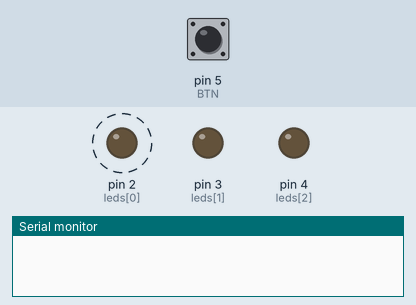
The sketch below on a simulated Arduino Uno, built with avr-gcc and run on an emulated ATmega328P. Shown: output pins drawn as LEDs (lit = HIGH), the last lines printed to the serial monitor. Dashed ring = blinking. Inputs (shaded band) come from the test bench; at power-on: pin 5 (BTN) LOW.

Above: at 0.8 s.
1.3 s: pin 5 (BTN) pulled HIGH for 0.15 s
At 1.55 s:
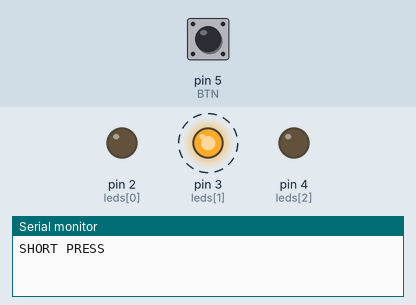
4.4 s: pin 5 (BTN) pulled HIGH for 0.15 s
At 5.06 s:
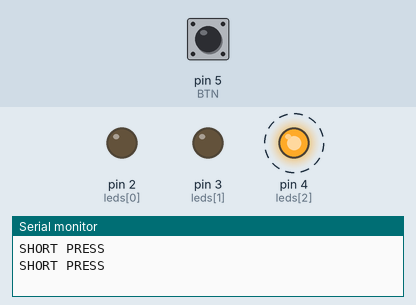
7.5 s: pin 5 (BTN) pulled HIGH for 0.15 s
At 7.81 s:
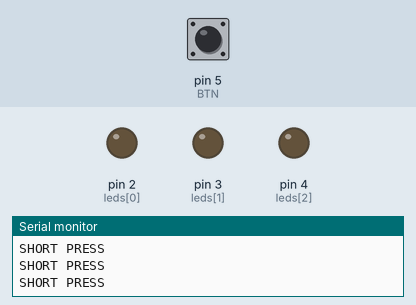
Timing chart, 0 to 16.6 s (numbered marks = the images above; inputs shaded):
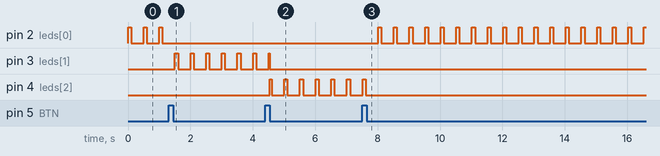

Measured:
- after the input at 1.3 s, pin 2 (leds[0]): stops changing and stays LOW; pin 3 (leds[1]): alternates HIGH for 0.10 s and LOW for 0.40 s, starting after 0.20 s
- after the input at 4.4 s, pin 4 (leds[2]): alternates HIGH for 0.10 s and LOW for 0.40 s, starting after 0.15 s
- after the input at 7.5 s, pin 2 (leds[0]): alternates HIGH for 0.10 s and LOW for 0.40 s, starting after 0.52 s; pin 4 (leds[2]): goes on until 7.6 s, then stays LOW
- by itself, pin 2 (leds[0]): alternates HIGH for 0.10 s and LOW for 0.40 s

The sketch:

sketch.ino
```cpp
#define BTN 5

#define IMP_LEN 100
#define BTN_DELAY 100

#define DEBUG // debug purpose

#ifdef DEBUG
#define PRINT(x) Serial.print(x)
#define PRINTLN(x) Serial.println(x)
#else
#define PRINT(x)
#define PRINTLN(x)
#endif

uint32_t b_timer = 0, l_timer = 0;  // button/led timer
uint16_t pers[] = {500, 3333, 200}; // periods
uint8_t leds[] = {2, 3, 4};         // led pins
uint8_t cur_led = 0, cur_per = 0;   // current led/period
bool was_pressed = false;

void setup()
{
    for (byte i = 0; i < 3; ++i)
    {
        pinMode(leds[i], OUTPUT);
    }
    pinMode(BTN, INPUT);
#ifdef DEBUG
    Serial.begin(9600);
    Serial.setTimeout(25);
#endif
}

void loop()
{
    bool pressed = digitalRead(BTN);
    uint32_t b_elapsed = millis() - b_timer;
    uint32_t l_elapsed = millis() - l_timer;

    if (pressed && !was_pressed && b_elapsed > BTN_DELAY)
    {
        b_timer = millis();
    }
    if (!pressed && was_pressed && b_elapsed > BTN_DELAY)
    {
        if (b_elapsed < 1000)
        {
            // less than 1 second
            cur_led = (cur_led + 1) % 3;
            // turning off other leds
            for (byte i = 0; i < 3; ++i)
            {
                if (i != cur_led)
                {
                    digitalWrite(leds[i], 0);
                }
            }
            PRINTLN("SHORT PRESS");
        }
        else if (b_elapsed >= 2000)
        {
            // more than 2 seconds
            cur_per = (cur_per + 1) % 3;
            PRINTLN("LONG PRESS");
        }
        else
        {
            PRINTLN("PRESS");
        }
    }
    if (l_elapsed > pers[cur_per])
    {
        l_timer = millis();
    }
    digitalWrite(leds[cur_led], l_elapsed < IMP_LEN);
    was_pressed = pressed;
}
```
